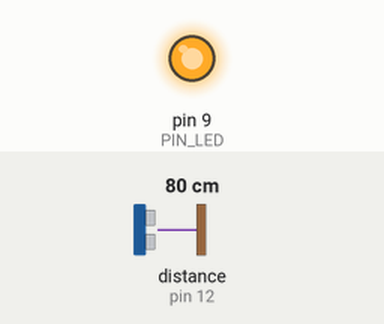
This sketch was run on a simulated Arduino Uno, built with avr-gcc and run on an emulated ATmega328P. Parts: output pins drawn as LEDs (lit = HIGH). Wiring (inferred from the names in the program): ultrasonic range finder: trigger pin 13; echo pin 12. Inputs (shaded band) come from the test bench; at power-on: distance to the obstacle (sensor on pin 12) 80 cm. The echo pulse lasts 58.3 µs per cm; pins used as bus, display or sensor lines are not drawn; what the sketch prints to the serial monitor is not drawn.

Above: at 0.1 s.
Timing chart, 0 to 1.6 s (numbered marks = the images above):
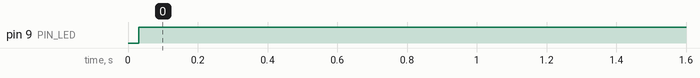

The sketch:

08_example_2.ino
```cpp
// Arduino pin assignment
#define PIN_LED 9
#define PIN_TRIG 13   // sonar sensor TRIGGER
#define PIN_ECHO 12   // sonar sensor ECHO

// configurable parameters
#define SND_VEL 346.0     // sound velocity at 24 celsius degree (unit: m/sec)
#define INTERVAL 25      // sampling interval (unit: msec)
#define PULSE_DURATION 10 // ultra-sound Pulse Duration (unit: usec)
#define _DIST_MIN 100.0   // minimum distance to be measured (unit: mm)
#define _DIST_MAX 300.0   // maximum distance to be measured (unit: mm)

#define TIMEOUT ((INTERVAL / 2) * 1000.0) // maximum echo waiting time (unit: usec)
#define SCALE (0.001 * 0.5 * SND_VEL) // coefficent to convert duration to distance
float new_instance = 0;
unsigned long last_sampling_time;   // unit: msec
float distance;


void setup() {
  // initialize GPIO pins
  pinMode(PIN_LED, OUTPUT);
  pinMode(PIN_TRIG, OUTPUT);  // sonar TRIGGER
  pinMode(PIN_ECHO, INPUT);   // sonar ECHO
  digitalWrite(PIN_TRIG, LOW);  // turn-off Sonar

  // initialize serial port
  Serial.begin(57600);
}

void loop() {
  //float distance;
  float first;

  // wait until next sampling time.
  // millis() returns the number of milliseconds since the program started.
  //    Will overflow after 50 days.
  if (millis() < (last_sampling_time + INTERVAL))
    return;

  first = distance;
  distance = USS_measure(PIN_TRIG, PIN_ECHO); // read distance

  if (distance < _DIST_MIN) {
   //distance = _DIST_MIN - 10.0;    // Set Lower Value
   distance = first;
   digitalWrite(PIN_LED, 1);       // LED OFF
  }
  else if (distance > _DIST_MAX) {
   //distance = _DIST_MAX + 10.0;    // Set Higher Value
   distance = first;
   digitalWrite(PIN_LED, 1);       // LED OFF
  }
  else {    // In desired Range
   new_instance = distance;
   int brightness = (int)((abs(distance - 200) - 100) * 2.55);
   analogWrite(PIN_LED, brightness);       // LED ON
  }

  // output the distance to the serial port
  Serial.print("Min:");        Serial.print(_DIST_MIN);
  Serial.print(",distance:");  Serial.print(new_instance);
  Serial.print(",Max:");       Serial.print(_DIST_MAX);
  Serial.println("");

  // do something here
  // Assume that it takes 50ms to do something.

  // update last sampling time
  last_sampling_time += INTERVAL;
}

// get a distance reading from USS. return value is in millimeter.
float USS_measure(int TRIG, int ECHO)
{
  digitalWrite(TRIG, HIGH);
  delayMicroseconds(PULSE_DURATION);
  digitalWrite(TRIG, LOW);

  return pulseIn(ECHO, HIGH, TIMEOUT) * SCALE; // unit: mm

  // Pulse duration to distance conversion example (target distance = 17.3m)
  // - round trip distance: 34.6m
  // - expected pulse duration: 0.1 sec, or 100,000us
  // - pulseIn(ECHO, HIGH, timeout) * 0.001 * 0.5 * SND_VEL
  //        = 100,000 micro*sec * 0.001 milli/micro * 0.5 * 346 meter/sec
  //        = 100,000 * 0.001 * 0.5 * 346 * micro * sec * milli * meter
  //                                        ----------------------------
  //                                         micro * sec
  //        = 100 * 173 milli*meter = 17,300 mm = 17.3m
  // pulseIn() returns microseconds.
}
```

Measured:
- by itself, pin 9 (PIN_LED): LOW → HIGH at 0.03 s
